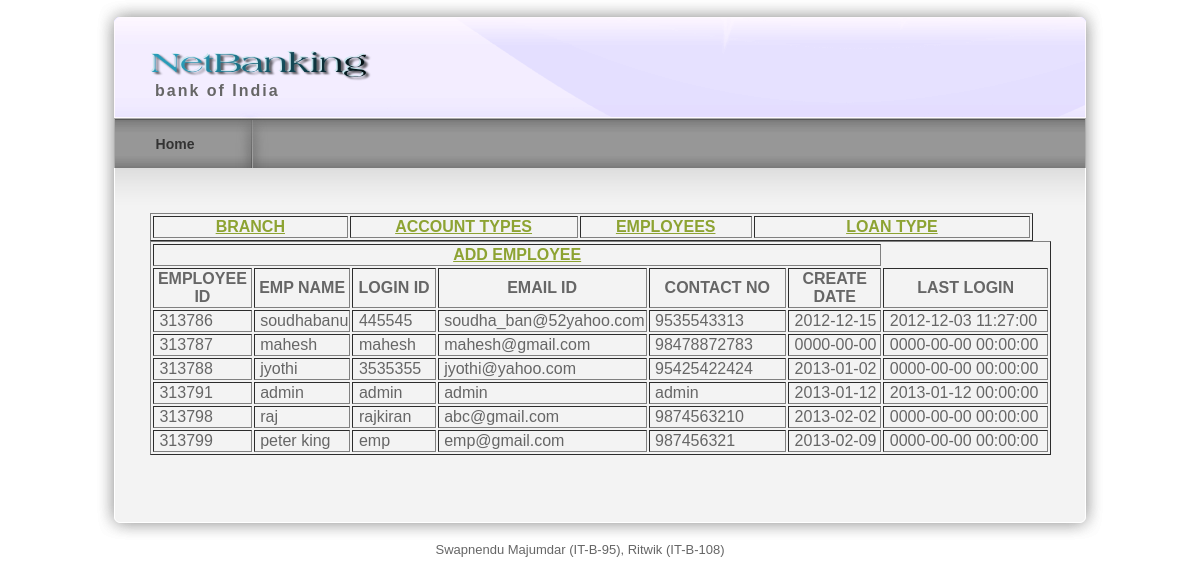
The app's page /viewemp.php with its own data.
### tables this page shows
CREATE TABLE IF NOT EXISTS `employees` (
  `empid` int(10) NOT NULL AUTO_INCREMENT,
  `employee_name` varchar(25) NOT NULL,
  `loginid` varchar(25) NOT NULL,
  `password` varchar(25) NOT NULL,
  `emailid` varchar(30) NOT NULL,
  `contactno` varchar(30) NOT NULL,
  `createdat` date NOT NULL,
  `last_login` datetime NOT NULL,
  PRIMARY KEY (`empid`)
);

### viewemp.php (the view, shortened to what this page needs)
<?php
include("header.php");
$emparray = mysql_query("select * from employees");
?>
<div id="templatemo_main"><span class="main_top"></span>
  <div id="templatemo_content">
   <table width="883" border="1">
    <tr>
      <th width="113" scope="col"><a href="viewbranch.php">BRANCH</a></th>
      <th width="133" scope="col"><a href="addaccountmaster.php">ACCOUNT TYPES</a></th>
      <th width="87" scope="col"><a href="viewemp.php">EMPLOYEES</a></th>
      <th width="162" scope="col"><a href="viewloantype.php">LOAN TYPE</a></th>
    </tr>
  </table>
    <table width="901" border="1">
    	<tr>
      <th colspan="6" scope="col"><a href="addemployee.php">ADD EMPLOYEE</a></th>
    </tr>
      <tr>
        <th width="105" scope="col">EMPLOYEE ID</th>
        <th width="93" scope="col">EMP NAME</th>
        <th width="101" scope="col">LOGIN ID</th>
        <th width="144" scope="col">EMAIL ID</th>
        <th width="188" scope="col">CONTACT NO</th>
        <th width="132" scope="col">CREATE DATE</th>
        <th width="332" scope="col">LAST LOGIN</th>
      </tr>
      <?php
 while($employee = mysql_fetch_array($emparray))
	  {
echo "
      <tr>
        <td>&nbsp;$employee[empid]</td>
        <td>&nbsp;$employee[employee_name]</td>
        <td>&nbsp;$employee[loginid]</td>
        <td>&nbsp;$employee[emailid]</td>
        <td>&nbsp;$employee[contactno]</td>
        <td>&nbsp;$employee[createdat]</td>
        <td>&nbsp;$employee[last_login]</td>
      </tr>";
	  }
	  ?>
    </table>
</div>
  </div>
    <div id="templatemo_main_bottom"></div>
    <?php
	include("footer.php");
	?>

### header.php (shortened to what this page needs)
<html>
<head>
<link href="templatemo_style.css" rel="stylesheet" type="text/css" />
<link href="css/jquery.ennui.contentslider.css" rel="stylesheet" type="text/css" media="screen,projection" />
</head>
<body>
<div id="templatemo_wrapper">
    <div id="templatemo_header">
        <div id="site_title">
            <h1><a href="index.php"><img src="images/banking.png" alt="logo" width="222" height="31" /><span>bank of India</span></a></h1>
        </div>
    </div>
  <div id="templatemo_menu">
    <?php
	if(isset($_SESSION["adminid"]))
	{
	?>
        <ul>
            <li><a href="admindashboard.php">Dashboard</a></li>
            <li><a href="viewbranch.php">Settings</a></li>
            <li><a href="viewcustomer.php">customers</a></li>
            <li><a href="viewtransaction.php">Transactions</a></li>
            <li><a href="mailinbox.php">Mail</a></li>
            <li><a href="logout.php">logout</a></li>
        </ul>
        <?php
		}
		else
		{
		?>
             <ul>
            <li><a href="index.php">Home</a></li>
        </ul>
        <?php
		}
		?>
    </div>

### footer.php
    <div id="templatemo_footer">
    Swapnendu Majumdar (IT-B-95), Ritwik (IT-B-108) </div>
</div>
</body>
</html>

### templatemo_style.css (style rules this page uses)
body { margin: 0px; padding: 0px; color: #666; font-family: Helevetica,Arial,sans-serif; font-size: 13px; line-height:1.5em; background-color: #fff; background-repeat: repeat-x; }
a, a:link, a:visited { color: #8da332; }
img { border: none; }
h1 { font-size: 40px; font-weight: bold; margin: 0 0 30px 0; padding: 5px 0; color: #000; }
#templatemo_wrapper { width: 1010px; margin: 0 auto; }
#templatemo_header { width: 900px; height: 68px; padding: 50px 55px 0; background: url(images/templatemo_header.png) no-repeat; }
#templatemo_header #site_title { float: left; width: 500px; padding: 0; }
#templatemo_header #site_title h1 { margin: 0; padding: 0; }
#templatemo_header #site_title h1 a { margin: 0px; padding: 0px; font-size: 38px; color: #000; font-weight: normal; text-decoration: none; }
#templatemo_header #site_title a span { display: block; font-size: 16px; color: #666; font-weight: bold; letter-spacing: 2px; margin-left: 5px; }
#templatemo_menu { width: 970px; height: 50px; padding: 0 20px; background: url(images/templatemo_menu.png) repeat-x; }
#templatemo_menu ul { margin: 0; padding: 0; list-style: none; }
#templatemo_menu ul li { padding: 0px; margin: 0px; display: inline; }
#templatemo_menu ul li a { float: left; display: block; width: 120px; height: 33px; padding: 17px 34px 0 0; margin: 0 5px 0 0 ; font-size: 14px; text-align: center; text-decoration: none; color: #333; font-weight: bold; outline: none; border: none; background: url(images/templatemo_menu_divider.png) right no-repeat; }
#templatemo_main { position: relative; width: 900px; padding: 45px 55px; background: url(images/templatemo_content.png) repeat-y; }
#templatemo_main .main_top { position: absolute; top: 0; left: 20px; width: 970px; height: 45px; background: url(images/templatemo_content_top.png) no-repeat; }
#templatemo_main_bottom { width: 1010px; height: 40px; background: url(images/templatemo_content_bottom.png) no-repeat; }
#templatemo_content { float: left; width: 560px; }
#templatemo_footer { width: 910px; padding: 0 30px 10px; text-align: center; color: #666; }

### records on screen
employees: empid "313786", employee_name "soudhabanu", loginid "445545", emailid "soudha_ban@52yahoo.com", contactno "9535543313", createdat "2012-12-15", last_login "2012-12-03 11:27:00"
employees: empid "313787", employee_name "mahesh", loginid "mahesh", emailid "mahesh@gmail.com", contactno "98478872783", createdat "0000-00-00", last_login "0000-00-00 00:00:00"
employees: empid "313788", employee_name "jyothi", loginid "3535355", emailid "jyothi@yahoo.com", contactno "95425422424", createdat "2013-01-02", last_login "0000-00-00 00:00:00"
employees: empid "313791", employee_name "admin", loginid "admin", emailid "admin", contactno "admin", createdat "2013-01-12", last_login "2013-01-12 00:00:00"
employees: empid "313798", employee_name "raj", loginid "rajkiran", emailid "abc@gmail.com", contactno "9874563210", createdat "2013-02-02", last_login "0000-00-00 00:00:00"
employees: empid "313799", employee_name "peter king", loginid "emp", emailid "emp@gmail.com", contactno "987456321", createdat "2013-02-09", last_login "0000-00-00 00:00:00"
